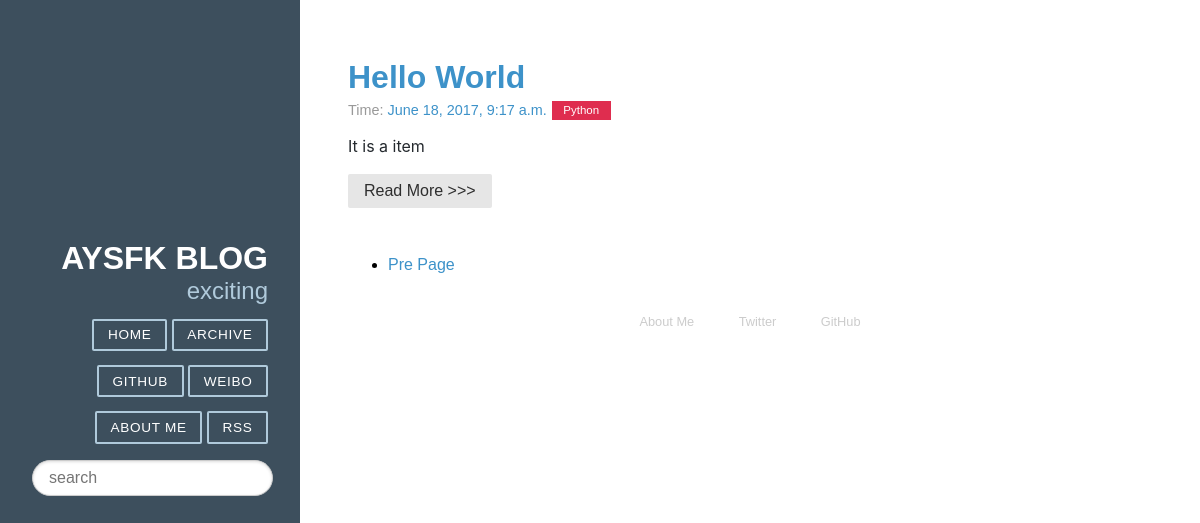
Screenshot of /?page=2 with the database file from the repository.
### article/models.py (models this page shows, shortened)
class Article(models.Model) :
    title = models.CharField(max_length = 100)
    category = models.CharField(max_length = 50, blank = True)
    date_time = models.DateTimeField(auto_now_add = True)
    content = models.TextField(blank = True, null = True)
    class Meta:
        ordering = ['-date_time']

### article/views.py (the view)
# urls.py: 2. Add a URL to urlpatterns:  url(r'^$', views.home, name='home')
def home(request):
	posts = Article.objects.all()
	paginator = Paginator(posts, 3)
	page = request.GET.get('page')
	try:
		post_list = paginator.page(page)
	except PageNotAnInteger:
		post_list = paginator.page(1)
	except EmptyPage:
		post_list = paginator.paginator(paginator.num_pages)
	return render(request, 'home.html', {'post_list': post_list})

### article/templatetags/custom_markdown.py (called while the page is built)
@register.filter(is_safe=True)
@stringfilter
def custom_markdown(value):
	return mark_safe(markdown.markdown(value,
		extensions = ['markdown.extensions.fenced_code', 'markdown.extensions.codehilite', 'markdown.extensions.tables',],
		safe_mode=True,
		enable_attributes=False))

### templates/home.html (shortened to what this page needs)
{% extends "base.html" %}
{% load custom_markdown %}
{% block content %}
<div class="posts">
    {% for post in post_list %}
        <section class="post">
            <header class="post-header">
                <h2 class="post-title"><a href="{% url "detail" id=post.id %}">{{ post.title }}</a></h2>
                    <p class="post-meta">
                        Time:
						<a class="post-author" href="#">{{ post.date_time }}</a>
						<a class="post-category post-category-js" href="{% url "search_tag" tag=post.category %}">{{ post.category }}</a>
                    </p>
            </header>
                <div class="markdown-body">
                    <p>
                        {{ post.content|custom_markdown|truncatewords_html:15 }}
                    </p>
                </div>
				<a class="pure-button" href="{% url "detail" id=post.id %}">Read More >>> </a>
        </section>
    {% endfor %}
	{% if post_list.object_list and post_list.paginator.num_pages > 1 %}
		<div>
			<ul class="pager">
				{% if post_list.has_previous %}
					<li><a href="?page={{ post_list.previous_page_number }}">Pre Page</a>
					</li>
				{% endif %}
			</ul>
		</div>
	{% endif %}
</div>
{% endblock %}

### static/css/pure-min.css (style rules this page uses)
article,aside,details,figcaption,figure,footer,header,hgroup,main,nav,section,summary { display:block }
html { font-size:100%;-ms-text-size-adjust:100%;-webkit-text-size-adjust:100% }
html,button,input,select,textarea { font-family:sans-serif }
body { margin:0 }
h2 { font-size:1.5em;margin:.83em 0 }
p,pre { margin:1em 0 }
dl,menu,ol,ul { margin:1em 0 }
menu,ol,ul { padding:0 0 0 40px }
.pure-button { display:inline-block;*display:inline;zoom:1;line-height:normal;white-space:nowrap;vertical-align:baseline;text-align:center;cursor:pointer;-webkit-user-drag:none;-webkit-user-select:none;-moz-user-select:none;-ms-user-select:none;user-select:none }
.pure-button { font-family:inherit;font-size:100%;*font-size:90%;*overflow:visible;padding:.5em 1em;color:#444;color:rgba(0,0,0,.8);*color:#444;border:1px solid #999;border:0 rgba(0,0,0,0);background-color:#E6E6E6;text-decoration:none;border-radius:2px }

### static/css/blog.css (style rules this page uses)
* { -webkit-box-sizing: border-box; -moz-box-sizing: border-box; box-sizing: border-box; }
a { text-decoration: none; color: rgb(61, 146, 201); }
.post { padding-bottom: 2em; }
.post-title { font-size: 2em; color: #222; margin-bottom: 0.2em; }
.post-meta { color: #999; font-size: 90%; margin: 0; }
.post-category { margin: 0 0.1em; padding: 0.3em 1em; color: #fff; background: #999; font-size: 80%; }
.post-category-js { background: #df2d4f; }

### static/css/github-markdown.css (style rules this page uses)
.markdown-body { -ms-text-size-adjust: 100%; -webkit-text-size-adjust: 100%; line-height: 1.5; color: #24292e; font-family: -apple-system, BlinkMacSystemFont, "Segoe UI", Helvetica, Arial, sans-serif, "Apple Color Emoji", "Segoe UI Emoji", "Segoe UI Symbol"; font-size: 16px; line-height: 1.5; word-wrap: break-word; }
.markdown-body * { box-sizing: border-box; }
.markdown-body p { margin-top: 0; margin-bottom: 10px; }
.markdown-body::before { display: table; content: ""; }
.markdown-body::after { display: table; clear: both; content: ""; }
.markdown-body>*:first-child { margin-top: 0 !important; }
.markdown-body p, .markdown-body blockquote, .markdown-body ul, .markdown-body ol, .markdown-body dl, .markdown-body table, .markdown-body pre { margin-top: 0; margin-bottom: 16px; }

### rows the page displays
Article: title "Hello World", date_time "June 18, 2017, 9:17 a.m.", category "Python", content|custom_markdown "It is a item"
